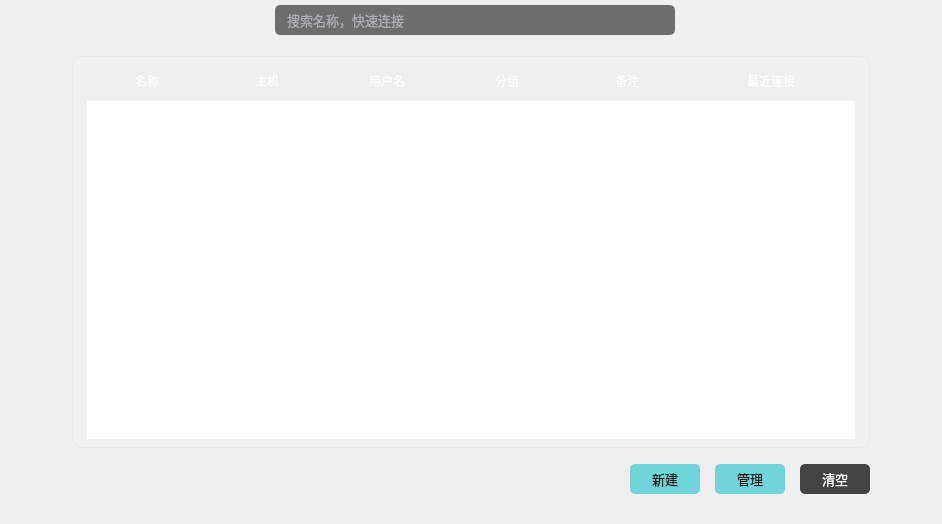
<?xml version="1.0" encoding="UTF-8"?>
<ui version="4.0">
 <class>historyconnectwidget</class>
 <widget class="QWidget" name="historyconnectwidget">
  <property name="geometry">
   <rect>
    <x>0</x>
    <y>0</y>
    <width>942</width>
    <height>524</height>
   </rect>
  </property>
  <property name="windowTitle">
   <string>Form</string>
  </property>
  <property name="styleSheet">
   <string notr="true">color: rgb(255, 255, 255);</string>
  </property>
  <layout class="QHBoxLayout" name="horizontalLayout_5" stretch="1,15,1">
   <property name="leftMargin">
    <number>9</number>
   </property>
   <property name="topMargin">
    <number>0</number>
   </property>
   <property name="rightMargin">
    <number>9</number>
   </property>
   <item>
    <spacer name="horizontalSpacer_2">
     <property name="orientation">
      <enum>Qt::Horizontal</enum>
     </property>
     <property name="sizeHint" stdset="0">
      <size>
       <width>40</width>
       <height>20</height>
      </size>
     </property>
    </spacer>
   </item>
   <item>
    <widget class="QWidget" name="widget_2" native="true">
     <layout class="QVBoxLayout" name="verticalLayout">
      <property name="spacing">
       <number>6</number>
      </property>
      <property name="topMargin">
       <number>0</number>
      </property>
      <item>
       <widget class="QWidget" name="widget_search" native="true">
        <property name="minimumSize">
         <size>
          <width>0</width>
          <height>50</height>
         </size>
        </property>
        <layout class="QHBoxLayout" name="horizontalLayout_2">
         <property name="topMargin">
          <number>0</number>
         </property>
         <property name="rightMargin">
          <number>0</number>
         </property>
         <item>
          <spacer name="horizontalSpacer">
           <property name="orientation">
            <enum>Qt::Horizontal</enum>
           </property>
           <property name="sizeHint" stdset="0">
            <size>
             <width>397</width>
             <height>20</height>
            </size>
           </property>
          </spacer>
         </item>
         <item>
          <widget class="QLineEdit" name="lineEdit_find">
           <property name="minimumSize">
            <size>
             <width>400</width>
             <height>30</height>
            </size>
           </property>
           <property name="maximumSize">
            <size>
             <width>400</width>
             <height>30</height>
            </size>
           </property>
           <property name="font">
            <font>
             <family>OPPOSans</family>
             <pointsize>10</pointsize>
             <stylestrategy>PreferAntialias</stylestrategy>
            </font>
           </property>
           <property name="styleSheet">
            <string notr="true">QLineEdit{
color: rgb(231, 238, 244);
border-radius: 5px;
background-color: rgb(25, 25, 25, 155);
border: 0px solid rgba(255, 255, 255, 0);
padding-left:10px;
padding-right:10px;
}


</string>
           </property>
           <property name="placeholderText">
            <string>搜索名称，快速连接</string>
           </property>
          </widget>
         </item>
         <item>
          <spacer name="horizontalSpacer_5">
           <property name="orientation">
            <enum>Qt::Horizontal</enum>
           </property>
           <property name="sizeHint" stdset="0">
            <size>
             <width>397</width>
             <height>20</height>
            </size>
           </property>
          </spacer>
         </item>
        </layout>
       </widget>
      </item>
      <item>
       <widget class="QWidget" name="widget_3" native="true">
        <property name="styleSheet">
         <string notr="true">#widget_3{
    border: 1px solid rgba(197, 197, 197,50);
    background-color: rgba(255, 255, 255, 20);
    border-radius: 10px;
}</string>
        </property>
        <layout class="QVBoxLayout" name="verticalLayout_2">
         <property name="leftMargin">
          <number>15</number>
         </property>
         <property name="topMargin">
          <number>5</number>
         </property>
         <property name="rightMargin">
          <number>15</number>
         </property>
         <item>
          <widget class="QTableWidget" name="tableWidget_history">
           <property name="sizePolicy">
            <sizepolicy hsizetype="Expanding" vsizetype="Expanding">
             <horstretch>0</horstretch>
             <verstretch>0</verstretch>
            </sizepolicy>
           </property>
           <property name="minimumSize">
            <size>
             <width>0</width>
             <height>0</height>
            </size>
           </property>
           <property name="maximumSize">
            <size>
             <width>16777215</width>
             <height>16777215</height>
            </size>
           </property>
           <property name="font">
            <font>
             <family>OPPOSans B</family>
             <pointsize>10</pointsize>
             <stylestrategy>PreferAntialias</stylestrategy>
            </font>
           </property>
           <property name="focusPolicy">
            <enum>Qt::NoFocus</enum>
           </property>
           <property name="styleSheet">
            <string notr="true">QTableWidget{
	border:none;
	
	border-color: rgb(130, 201, 255);
	/*background-color: rgb(30, 45, 54);*/
	color: rgb(255, 255, 255);
}

QTableWidget::item:hover{
	
	background-color: rgb(24, 26, 29);
}
QTableWidget::item:selected{

	
	color: rgb(255, 255, 255);
	
	
	background-color: rgb(24, 26, 29);
}

QHeaderView::section,QTableCornerButton:section{
    padding:5px; 
    margin:0px; 
    height: 30px;
	font: 10pt &quot;OPPOSans B&quot;;
	
	color: rgb(255, 255, 255);
    border:1px solid #242424;
    border-left-width:0px; 
    border-right-width:0px; 
    border-top-width:0px; 
    border-bottom-width:0px;
	/*background:qlineargradient(spread:pad,x1:0,y1:0,x2:0,y2:1,stop:0 #646464,stop:1 #525252); */
	
	
	background-color: rgb(10, 31, 57,0);
}

QScrollBar:vertical {
    width: 10px;
	background-color: rgba(0, 41, 69, 0);
    margin: 0px,0px,0px,0px;
    padding-top: 0px;		/*//隐藏上下的箭头*/
    padding-bottom: 0px;
}
QScrollBar::handle:vertical {
    width: 10px;
	
	background-color: rgb(239, 239, 239);
    /*滚动条两端变成椭圆 */
    border-radius: 2px;
    min-height: 0;
}

QScrollBar::sub-page:vertical {
    
	background-color: rgba(255, 255, 255, 0);
}
QScrollBar::add-page:vertical 
{
    background-color: rgba(255, 255, 255, 0);
}

QScrollBar::add-line:vertical {
	border: none;
    height: 0px;
    subcontrol-position: bottom;
    subcontrol-origin: margin;
}
QScrollBar::sub-line:vertical {
    border: none;
    height: 0px;
    subcontrol-position: top;
    subcontrol-origin: margin;
}

QScrollBar::down-arrow:vertical {
    border:none;
}
QScrollBar::up-arrow:vertical {
    border:none;
}</string>
           </property>
           <property name="verticalScrollBarPolicy">
            <enum>Qt::ScrollBarAsNeeded</enum>
           </property>
           <property name="horizontalScrollBarPolicy">
            <enum>Qt::ScrollBarAlwaysOff</enum>
           </property>
           <property name="sizeAdjustPolicy">
            <enum>QAbstractScrollArea::AdjustIgnored</enum>
           </property>
           <property name="editTriggers">
            <set>QAbstractItemView::NoEditTriggers</set>
           </property>
           <property name="dragDropMode">
            <enum>QAbstractItemView::NoDragDrop</enum>
           </property>
           <property name="selectionMode">
            <enum>QAbstractItemView::SingleSelection</enum>
           </property>
           <property name="selectionBehavior">
            <enum>QAbstractItemView::SelectRows</enum>
           </property>
           <property name="textElideMode">
            <enum>Qt::ElideMiddle</enum>
           </property>
           <property name="showGrid">
            <bool>false</bool>
           </property>
           <property name="gridStyle">
            <enum>Qt::NoPen</enum>
           </property>
           <property name="sortingEnabled">
            <bool>false</bool>
           </property>
           <attribute name="horizontalHeaderVisible">
            <bool>true</bool>
           </attribute>
           <attribute name="horizontalHeaderCascadingSectionResizes">
            <bool>false</bool>
           </attribute>
           <attribute name="horizontalHeaderMinimumSectionSize">
            <number>20</number>
           </attribute>
           <attribute name="horizontalHeaderDefaultSectionSize">
            <number>120</number>
           </attribute>
           <attribute name="horizontalHeaderHighlightSections">
            <bool>false</bool>
           </attribute>
           <attribute name="horizontalHeaderShowSortIndicator" stdset="0">
            <bool>false</bool>
           </attribute>
           <attribute name="horizontalHeaderStretchLastSection">
            <bool>true</bool>
           </attribute>
           <attribute name="verticalHeaderVisible">
            <bool>false</bool>
           </attribute>
           <attribute name="verticalHeaderMinimumSectionSize">
            <number>20</number>
           </attribute>
           <attribute name="verticalHeaderDefaultSectionSize">
            <number>30</number>
           </attribute>
           <column>
            <property name="text">
             <string>名称</string>
            </property>
           </column>
           <column>
            <property name="text">
             <string>主机</string>
            </property>
           </column>
           <column>
            <property name="text">
             <string>用户名</string>
            </property>
           </column>
           <column>
            <property name="text">
             <string>分组</string>
            </property>
           </column>
           <column>
            <property name="text">
             <string>备注</string>
            </property>
           </column>
           <column>
            <property name="text">
             <string>最近连接</string>
            </property>
           </column>
          </widget>
         </item>
        </layout>
       </widget>
      </item>
      <item>
       <widget class="QWidget" name="widget" native="true">
        <property name="styleSheet">
         <string notr="true"/>
        </property>
        <layout class="QHBoxLayout" name="horizontalLayout">
         <property name="spacing">
          <number>15</number>
         </property>
         <property name="leftMargin">
          <number>0</number>
         </property>
         <property name="topMargin">
          <number>10</number>
         </property>
         <property name="rightMargin">
          <number>0</number>
         </property>
         <property name="bottomMargin">
          <number>10</number>
         </property>
         <item>
          <spacer name="horizontalSpacer_3">
           <property name="orientation">
            <enum>Qt::Horizontal</enum>
           </property>
           <property name="sizeHint" stdset="0">
            <size>
             <width>395</width>
             <height>10</height>
            </size>
           </property>
          </spacer>
         </item>
         <item>
          <widget class="QToolButton" name="toolButton_create">
           <property name="minimumSize">
            <size>
             <width>70</width>
             <height>30</height>
            </size>
           </property>
           <property name="maximumSize">
            <size>
             <width>70</width>
             <height>30</height>
            </size>
           </property>
           <property name="font">
            <font>
             <family>OPPOSans B</family>
             <pointsize>10</pointsize>
             <stylestrategy>PreferAntialias</stylestrategy>
            </font>
           </property>
           <property name="styleSheet">
            <string notr="true">QToolButton {
	color: rgb(26, 26, 26);
	background-color: rgb(113, 212, 219);
	border-radius: 5px;
}

QToolButton::menu-indicator { 
	image: None;
}

 
QToolButton:hover {
	color: rgb(26, 26, 26);
	background-color: rgb(113, 212, 219);
}</string>
           </property>
           <property name="text">
            <string>新建</string>
           </property>
          </widget>
         </item>
         <item>
          <widget class="QToolButton" name="toolButton_menger">
           <property name="minimumSize">
            <size>
             <width>70</width>
             <height>30</height>
            </size>
           </property>
           <property name="maximumSize">
            <size>
             <width>70</width>
             <height>30</height>
            </size>
           </property>
           <property name="font">
            <font>
             <family>OPPOSans B</family>
             <pointsize>10</pointsize>
             <stylestrategy>PreferAntialias</stylestrategy>
            </font>
           </property>
           <property name="styleSheet">
            <string notr="true">QToolButton {
	color: rgb(26, 26, 26);
	background-color: rgb(113, 212, 219);
	border-radius: 5px;
}

QToolButton::menu-indicator { 
	image: None;
}

 
QToolButton:hover {
	color: rgb(26, 26, 26);
	background-color: rgb(113, 212, 219);
}</string>
           </property>
           <property name="text">
            <string>管理</string>
           </property>
          </widget>
         </item>
         <item>
          <widget class="QToolButton" name="toolButton_clear">
           <property name="minimumSize">
            <size>
             <width>70</width>
             <height>30</height>
            </size>
           </property>
           <property name="maximumSize">
            <size>
             <width>70</width>
             <height>30</height>
            </size>
           </property>
           <property name="font">
            <font>
             <family>OPPOSans B</family>
             <pointsize>10</pointsize>
             <stylestrategy>PreferAntialias</stylestrategy>
            </font>
           </property>
           <property name="styleSheet">
            <string notr="true">QToolButton {
	color: rgb(255, 255, 255);
	
	background-color: rgb(67, 67, 67);
	border-radius: 5px;
}

QToolButton::menu-indicator { 
	image: None;
}

 
QToolButton:hover {
	color: rgb(255, 255, 255);
	background-color: rgb(67, 67, 67);
}</string>
           </property>
           <property name="text">
            <string>清空</string>
           </property>
          </widget>
         </item>
        </layout>
       </widget>
      </item>
     </layout>
    </widget>
   </item>
   <item>
    <spacer name="horizontalSpacer_4">
     <property name="orientation">
      <enum>Qt::Horizontal</enum>
     </property>
     <property name="sizeHint" stdset="0">
      <size>
       <width>40</width>
       <height>20</height>
      </size>
     </property>
    </spacer>
   </item>
  </layout>
 </widget>
 <resources/>
 <connections/>
</ui>
